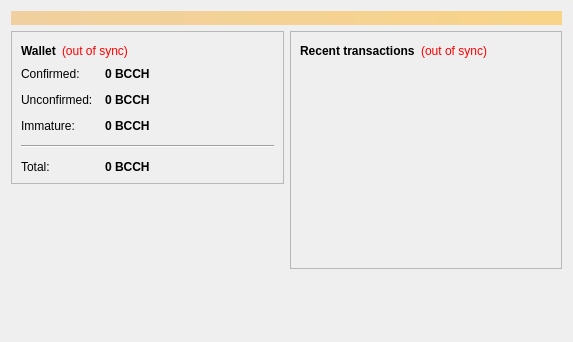
<?xml version="1.0" encoding="UTF-8"?>
<ui version="4.0">
 <class>OverviewPage</class>
 <widget class="QWidget" name="OverviewPage">
  <property name="geometry">
   <rect>
    <x>0</x>
    <y>0</y>
    <width>573</width>
    <height>342</height>
   </rect>
  </property>
  <property name="windowTitle">
   <string>Form</string>
  </property>
  <layout class="QVBoxLayout" name="topLayout">
   <item>
    <widget class="QLabel" name="labelAlerts">
     <property name="visible">
      <bool>false</bool>
     </property>
     <property name="styleSheet">
      <string notr="true">background-color: qlineargradient(x1: 0, y1: 0, x2: 1, y2: 0, stop:0 #F0D0A0, stop:1 #F8D488); color:#000000;</string>
     </property>
     <property name="wordWrap">
      <bool>true</bool>
     </property>
     <property name="margin">
      <number>3</number>
     </property>
    </widget>
   </item>
   <item>
    <layout class="QHBoxLayout" name="horizontalLayout" stretch="1,1">
     <item>
      <layout class="QVBoxLayout" name="verticalLayout_2">
       <item>
        <widget class="QFrame" name="frame">
         <property name="frameShape">
          <enum>QFrame::StyledPanel</enum>
         </property>
         <property name="frameShadow">
          <enum>QFrame::Raised</enum>
         </property>
         <layout class="QVBoxLayout" name="verticalLayout_4">
          <item>
           <layout class="QHBoxLayout" name="horizontalLayout_4">
            <item>
             <widget class="QLabel" name="label_5">
              <property name="font">
               <font>
                <weight>75</weight>
                <bold>true</bold>
               </font>
              </property>
              <property name="text">
               <string>Wallet</string>
              </property>
             </widget>
            </item>
            <item>
             <widget class="QLabel" name="labelWalletStatus">
              <property name="toolTip">
               <string>The displayed information may be out of date. Your wallet automatically synchronizes with the Bitcashcoins network after a connection is established, but this process has not completed yet.</string>
              </property>
              <property name="styleSheet">
               <string notr="true">QLabel { color: red; }</string>
              </property>
              <property name="text">
               <string notr="true">(out of sync)</string>
              </property>
              <property name="alignment">
               <set>Qt::AlignLeading|Qt::AlignLeft|Qt::AlignVCenter</set>
              </property>
             </widget>
            </item>
            <item>
             <spacer name="horizontalSpacer_2">
              <property name="orientation">
               <enum>Qt::Horizontal</enum>
              </property>
              <property name="sizeHint" stdset="0">
               <size>
                <width>40</width>
                <height>20</height>
               </size>
              </property>
             </spacer>
            </item>
           </layout>
          </item>
          <item>
           <layout class="QFormLayout" name="formLayout_2">
            <property name="fieldGrowthPolicy">
             <enum>QFormLayout::AllNonFixedFieldsGrow</enum>
            </property>
            <property name="horizontalSpacing">
             <number>12</number>
            </property>
            <property name="verticalSpacing">
             <number>12</number>
            </property>
            <item row="0" column="0">
             <widget class="QLabel" name="label">
              <property name="text">
               <string>Confirmed:</string>
              </property>
             </widget>
            </item>
            <item row="0" column="1">
             <widget class="QLabel" name="labelBalance">
              <property name="font">
               <font>
                <weight>75</weight>
                <bold>true</bold>
               </font>
              </property>
              <property name="cursor">
               <cursorShape>IBeamCursor</cursorShape>
              </property>
              <property name="toolTip">
               <string>Your current spendable balance</string>
              </property>
              <property name="text">
               <string notr="true">0 BCCH</string>
              </property>
              <property name="textInteractionFlags">
               <set>Qt::LinksAccessibleByMouse|Qt::TextSelectableByKeyboard|Qt::TextSelectableByMouse</set>
              </property>
             </widget>
            </item>
            <item row="1" column="0">
             <widget class="QLabel" name="label_3">
              <property name="text">
               <string>Unconfirmed:</string>
              </property>
             </widget>
            </item>
            <item row="1" column="1">
             <widget class="QLabel" name="labelUnconfirmed">
              <property name="font">
               <font>
                <weight>75</weight>
                <bold>true</bold>
               </font>
              </property>
              <property name="cursor">
               <cursorShape>IBeamCursor</cursorShape>
              </property>
              <property name="toolTip">
               <string>Total of transactions that have yet to be confirmed, and do not yet count toward the spendable balance</string>
              </property>
              <property name="text">
               <string notr="true">0 BCCH</string>
              </property>
              <property name="textInteractionFlags">
               <set>Qt::LinksAccessibleByMouse|Qt::TextSelectableByKeyboard|Qt::TextSelectableByMouse</set>
              </property>
             </widget>
            </item>
            <item row="2" column="0">
             <widget class="QLabel" name="labelImmatureText">
              <property name="text">
               <string>Immature:</string>
              </property>
             </widget>
            </item>
            <item row="2" column="1">
             <widget class="QLabel" name="labelImmature">
              <property name="font">
               <font>
                <weight>75</weight>
                <bold>true</bold>
               </font>
              </property>
              <property name="toolTip">
               <string>Mined balance that has not yet matured</string>
              </property>
              <property name="text">
               <string notr="true">0 BCCH</string>
              </property>
              <property name="textInteractionFlags">
               <set>Qt::LinksAccessibleByMouse|Qt::TextSelectableByKeyboard|Qt::TextSelectableByMouse</set>
              </property>
             </widget>
            </item>
            <item row="4" column="0">
             <widget class="QLabel" name="labelTotalText">
              <property name="text">
               <string>Total:</string>
              </property>
             </widget>
            </item>
            <item row="4" column="1">
             <widget class="QLabel" name="labelTotal">
              <property name="font">
               <font>
                <weight>75</weight>
                <bold>true</bold>
               </font>
              </property>
              <property name="cursor">
               <cursorShape>IBeamCursor</cursorShape>
              </property>
              <property name="toolTip">
               <string>Your current total balance</string>
              </property>
              <property name="text">
               <string notr="true">0 BCCH</string>
              </property>
              <property name="textInteractionFlags">
               <set>Qt::LinksAccessibleByMouse|Qt::TextSelectableByKeyboard|Qt::TextSelectableByMouse</set>
              </property>
             </widget>
            </item>
            <item row="3" column="0" colspan="2">
             <widget class="Line" name="line">
              <property name="orientation">
               <enum>Qt::Horizontal</enum>
              </property>
             </widget>
            </item>
           </layout>
          </item>
         </layout>
        </widget>
       </item>
       <item>
        <spacer name="verticalSpacer">
         <property name="orientation">
          <enum>Qt::Vertical</enum>
         </property>
         <property name="sizeHint" stdset="0">
          <size>
           <width>20</width>
           <height>40</height>
          </size>
         </property>
        </spacer>
       </item>
      </layout>
     </item>
     <item>
      <layout class="QVBoxLayout" name="verticalLayout_3">
       <item>
        <widget class="QFrame" name="frame_2">
         <property name="frameShape">
          <enum>QFrame::StyledPanel</enum>
         </property>
         <property name="frameShadow">
          <enum>QFrame::Raised</enum>
         </property>
         <layout class="QVBoxLayout" name="verticalLayout">
          <item>
           <layout class="QHBoxLayout" name="horizontalLayout_2">
            <item>
             <widget class="QLabel" name="label_4">
              <property name="text">
               <string>&lt;b&gt;Recent transactions&lt;/b&gt;</string>
              </property>
             </widget>
            </item>
            <item>
             <widget class="QLabel" name="labelTransactionsStatus">
              <property name="toolTip">
               <string>The displayed information may be out of date. Your wallet automatically synchronizes with the Bitcashcoins network after a connection is established, but this process has not completed yet.</string>
              </property>
              <property name="styleSheet">
               <string notr="true">QLabel { color: red; }</string>
              </property>
              <property name="text">
               <string notr="true">(out of sync)</string>
              </property>
              <property name="alignment">
               <set>Qt::AlignRight|Qt::AlignTrailing|Qt::AlignVCenter</set>
              </property>
             </widget>
            </item>
            <item>
             <spacer name="horizontalSpacer">
              <property name="orientation">
               <enum>Qt::Horizontal</enum>
              </property>
              <property name="sizeHint" stdset="0">
               <size>
                <width>40</width>
                <height>20</height>
               </size>
              </property>
             </spacer>
            </item>
           </layout>
          </item>
          <item>
           <widget class="QListView" name="listTransactions">
            <property name="styleSheet">
             <string notr="true">QListView { background: transparent; }</string>
            </property>
            <property name="frameShape">
             <enum>QFrame::NoFrame</enum>
            </property>
            <property name="verticalScrollBarPolicy">
             <enum>Qt::ScrollBarAlwaysOff</enum>
            </property>
            <property name="horizontalScrollBarPolicy">
             <enum>Qt::ScrollBarAlwaysOff</enum>
            </property>
            <property name="selectionMode">
             <enum>QAbstractItemView::NoSelection</enum>
            </property>
           </widget>
          </item>
         </layout>
        </widget>
       </item>
       <item>
        <spacer name="verticalSpacer_2">
         <property name="orientation">
          <enum>Qt::Vertical</enum>
         </property>
         <property name="sizeHint" stdset="0">
          <size>
           <width>20</width>
           <height>40</height>
          </size>
         </property>
        </spacer>
       </item>
      </layout>
     </item>
    </layout>
   </item>
  </layout>
 </widget>
 <resources/>
 <connections/>
</ui>
